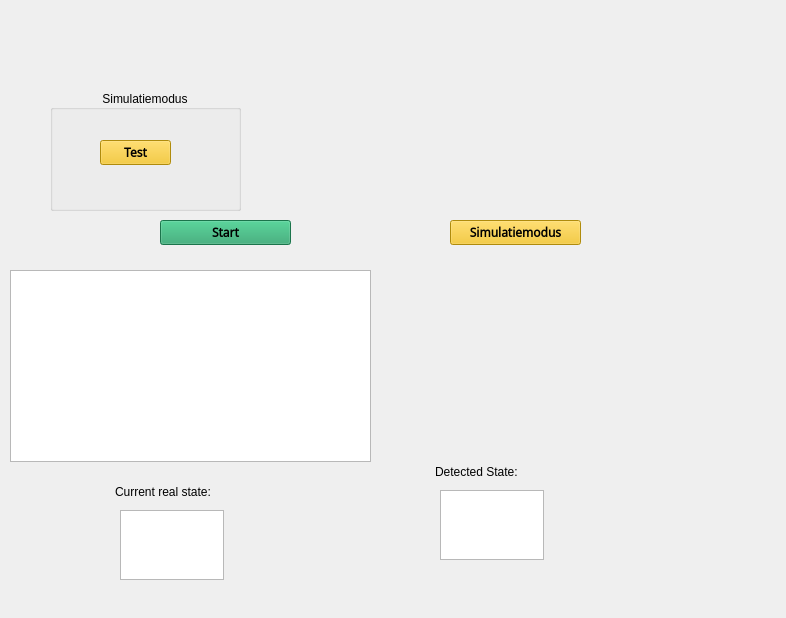
<?xml version="1.0" encoding="UTF-8"?>
<ui version="4.0">
 <class>Form</class>
 <widget class="QWidget" name="Form">
  <property name="geometry">
   <rect>
    <x>0</x>
    <y>0</y>
    <width>786</width>
    <height>618</height>
   </rect>
  </property>
  <property name="windowTitle">
   <string>Form</string>
  </property>
  <widget class="MplWidget" name="MplWidget" native="true">
   <property name="enabled">
    <bool>true</bool>
   </property>
   <property name="geometry">
    <rect>
     <x>380</x>
     <y>20</y>
     <width>401</width>
     <height>381</height>
    </rect>
   </property>
  </widget>
  <widget class="QGroupBox" name="groupBoxSimu">
   <property name="enabled">
    <bool>true</bool>
   </property>
   <property name="geometry">
    <rect>
     <x>50</x>
     <y>90</y>
     <width>191</width>
     <height>121</height>
    </rect>
   </property>
   <property name="title">
    <string>Simulatiemodus</string>
   </property>
   <property name="alignment">
    <set>Qt::AlignCenter</set>
   </property>
   <widget class="QPushButton" name="buttonTest">
    <property name="geometry">
     <rect>
      <x>50</x>
      <y>50</y>
      <width>71</width>
      <height>25</height>
     </rect>
    </property>
    <property name="font">
     <font>
      <family>Noto Sans Newa</family>
      <weight>75</weight>
      <bold>true</bold>
      <underline>false</underline>
      <strikeout>false</strikeout>
     </font>
    </property>
    <property name="autoFillBackground">
     <bool>false</bool>
    </property>
    <property name="styleSheet">
     <string notr="true">background-color: rgb(245, 194, 17);</string>
    </property>
    <property name="text">
     <string>Test</string>
    </property>
   </widget>
  </widget>
  <widget class="QPushButton" name="buttonChooseTest">
   <property name="geometry">
    <rect>
     <x>450</x>
     <y>220</y>
     <width>131</width>
     <height>25</height>
    </rect>
   </property>
   <property name="font">
    <font>
     <family>Noto Sans Newa</family>
     <weight>75</weight>
     <bold>true</bold>
     <underline>false</underline>
     <strikeout>false</strikeout>
    </font>
   </property>
   <property name="autoFillBackground">
    <bool>false</bool>
   </property>
   <property name="styleSheet">
    <string notr="true">background-color: rgb(245, 194, 17);</string>
   </property>
   <property name="text">
    <string>Simulatiemodus</string>
   </property>
  </widget>
  <widget class="QPushButton" name="buttonChooseStart">
   <property name="geometry">
    <rect>
     <x>160</x>
     <y>220</y>
     <width>131</width>
     <height>25</height>
    </rect>
   </property>
   <property name="font">
    <font>
     <family>Noto Sans Newa</family>
     <weight>75</weight>
     <bold>true</bold>
     <underline>false</underline>
     <strikeout>false</strikeout>
    </font>
   </property>
   <property name="autoFillBackground">
    <bool>false</bool>
   </property>
   <property name="styleSheet">
    <string notr="true">
background-color: rgb(38, 162, 105);</string>
   </property>
   <property name="text">
    <string>Start</string>
   </property>
  </widget>
  <widget class="QListView" name="logList">
   <property name="geometry">
    <rect>
     <x>10</x>
     <y>270</y>
     <width>361</width>
     <height>192</height>
    </rect>
   </property>
  </widget>
  <widget class="QPlainTextEdit" name="simStateText">
   <property name="geometry">
    <rect>
     <x>120</x>
     <y>510</y>
     <width>104</width>
     <height>70</height>
    </rect>
   </property>
  </widget>
  <widget class="QPlainTextEdit" name="simDetectionText">
   <property name="geometry">
    <rect>
     <x>440</x>
     <y>490</y>
     <width>104</width>
     <height>70</height>
    </rect>
   </property>
  </widget>
  <widget class="QPlainTextEdit" name="plainTextEdit">
   <property name="geometry">
    <rect>
     <x>110</x>
     <y>480</y>
     <width>151</width>
     <height>31</height>
    </rect>
   </property>
   <property name="styleSheet">
    <string notr="true">background-color: rgba(191, 64, 64, 0);</string>
   </property>
   <property name="plainText">
    <string>Current real state:</string>
   </property>
  </widget>
  <widget class="QPlainTextEdit" name="plainTextEdit_2">
   <property name="geometry">
    <rect>
     <x>430</x>
     <y>460</y>
     <width>151</width>
     <height>31</height>
    </rect>
   </property>
   <property name="styleSheet">
    <string notr="true">background-color: rgba(191, 64, 64, 0);</string>
   </property>
   <property name="plainText">
    <string>Detected State:</string>
   </property>
  </widget>
 </widget>
 <customwidgets>
  <customwidget>
   <class>MplWidget</class>
   <extends>QWidget</extends>
   <header>mplwidget.h</header>
   <container>1</container>
  </customwidget>
 </customwidgets>
 <resources/>
 <connections/>
</ui>
